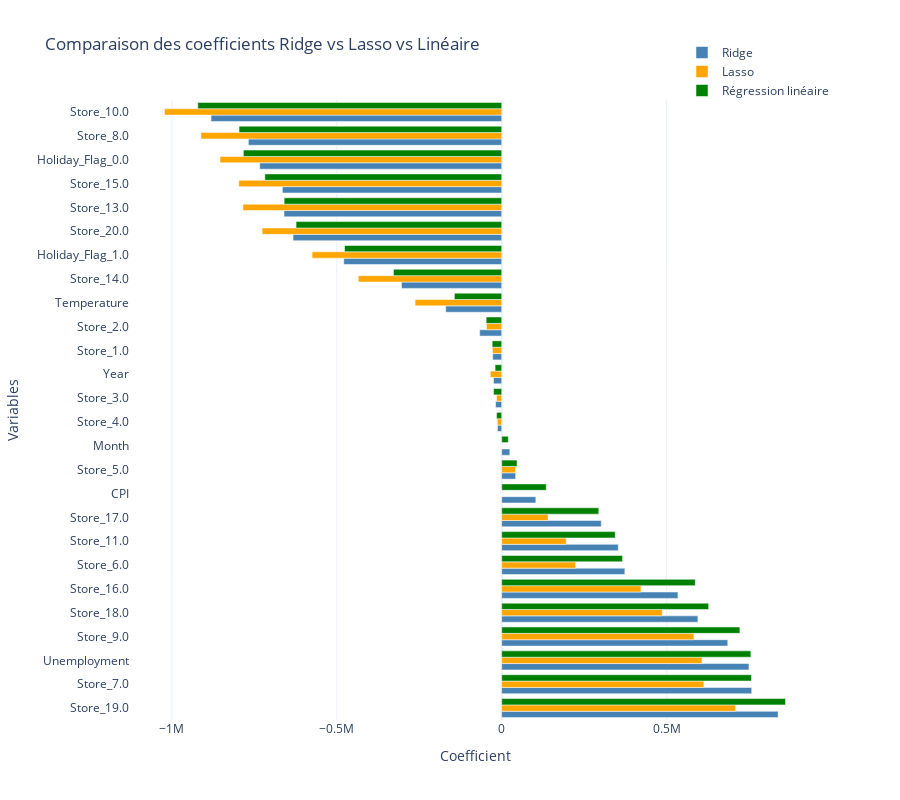

Notebook code cell kept with this figure:
### Code cell
# Prépare les traces pour chaque modèle
fig = go.Figure()

fig.add_trace(go.Bar(
    y=coefs_df_sorted['Feature'],
    x=coefs_df_sorted['Ridge Coefficients'],
    name='Ridge',
    orientation='h',
    marker_color='steelblue'
))

fig.add_trace(go.Bar(
    y=coefs_df_sorted['Feature'],
    x=coefs_df_sorted['Lasso Coefficients'],
    name='Lasso',
    orientation='h',
    marker_color='orange'
))

fig.add_trace(go.Bar(
    y=coefs_df_sorted['Feature'],
    x=coefs_df_sorted['Linear Regression Coefficients'],
    name='Régression linéaire',
    orientation='h',
    marker_color='green'
))

# Layout lisible
fig.update_layout(
    title='Comparaison des coefficients Ridge vs Lasso vs Linéaire',
    barmode='group',  # 'overlay' pour superposer, 'stack' pour empiler
    xaxis_title='Coefficient',
    yaxis_title='Variables',
    template='plotly_white',
    legend=dict(x=0.8, y=1.1),
    height=800
)

fig.show()

### Figure 1 — Plotly figure (JSON) as saved in the notebook; plotly's stock layout.template omitted (floating-point values rounded to 4 significant figures)
{"data": [{"marker": {"color": "steelblue"}, "name": "Ridge", "orientation": "h", "type": "bar", "x": [838100.0, 758000.0, 749700.0, 685400.0, 594900.0, 534400.0, 373400.0, 353500.0, 301800.0, 103500.0, 42320.0, 24740.0, -12670.0, -18400.0, -24740.0, -27390.0, -66620.0, -169700.0, -303700.0, -478900.0, -632500.0, -660000.0, -665000.0, -733700.0, -768000.0, -881200.0], "y": ["Store_19.0", "Store_7.0", "Unemployment", "Store_9.0", "Store_18.0", "Store_16.0", "Store_6.0", "Store_11.0", "Store_17.0", "CPI", "Store_5.0", "Month", "Store_4.0", "Store_3.0", "Year", "Store_1.0", "Store_2.0", "Temperature", "Store_14.0", "Holiday_Flag_1.0", "Store_20.0", "Store_13.0", "Store_15.0", "Holiday_Flag_0.0", "Store_8.0", "Store_10.0"]}, {"marker": {"color": "orange"}, "name": "Lasso", "orientation": "h", "type": "bar", "x": [709100.0, 613000.0, 607200.0, 582900.0, 486800.0, 422200.0, 224100.0, 195600.0, 140500.0, 0, 41670.0, 9.104e-10, -13250.0, -15650.0, -34480.0, -27970.0, -46080.0, -262500.0, -434800.0, -574700.0, -726400.0, -784300.0, -796900.0, -854000.0, -911900.0, -1022000.0], "y": ["Store_19.0", "Store_7.0", "Unemployment", "Store_9.0", "Store_18.0", "Store_16.0", "Store_6.0", "Store_11.0", "Store_17.0", "CPI", "Store_5.0", "Month", "Store_4.0", "Store_3.0", "Year", "Store_1.0", "Store_2.0", "Temperature", "Store_14.0", "Holiday_Flag_1.0", "Store_20.0", "Store_13.0", "Store_15.0", "Holiday_Flag_0.0", "Store_8.0", "Store_10.0"]}, {"marker": {"color": "green"}, "name": "Régression linéaire", "orientation": "h", "type": "bar", "x": [860500.0, 757400.0, 755400.0, 722200.0, 627500.0, 586900.0, 366400.0, 344300.0, 294400.0, 135100.0, 46630.0, 20000.0, -15520.0, -24660.0, -20000.0, -28890.0, -47080.0, -143400.0, -328100.0, -476400.0, -623500.0, -659600.0, -718200.0, -783200.0, -796200.0, -921500.0], "y": ["Store_19.0", "Store_7.0", "Unemployment", "Store_9.0", "Store_18.0", "Store_16.0", "Store_6.0", "Store_11.0", "Store_17.0", "CPI", "Store_5.0", "Month", "Store_4.0", "Store_3.0", "Year", "Store_1.0", "Store_2.0", "Temperature", "Store_14.0", "Holiday_Flag_1.0", "Store_20.0", "Store_13.0", "Store_15.0", "Holiday_Flag_0.0", "Store_8.0", "Store_10.0"]}], "layout": {"barmode": "group", "height": 800, "legend": {"x": 0.8, "y": 1.1}, "title": {"text": "Comparaison des coefficients Ridge vs Lasso vs Linéaire"}, "xaxis": {"title": {"text": "Coefficient"}}, "yaxis": {"title": {"text": "Variables"}}}}
